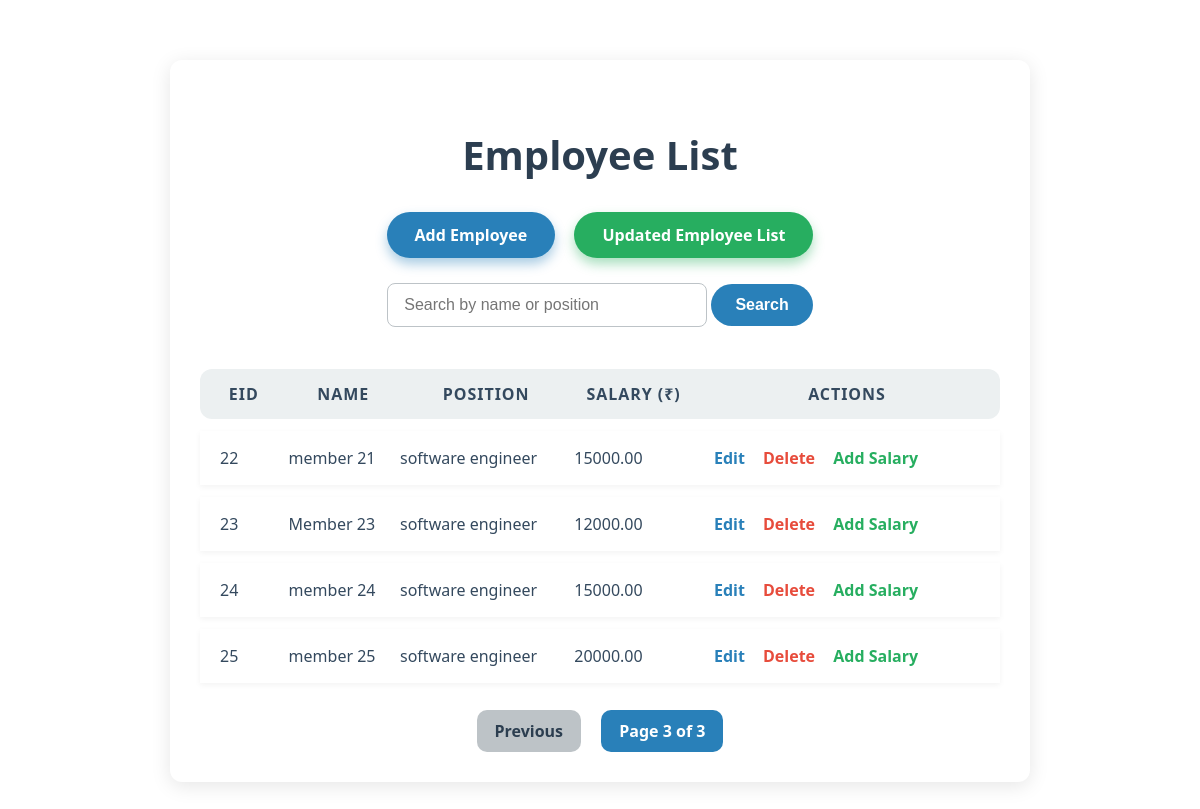
The page /employees/list/?page=3 on the database as committed earlier.
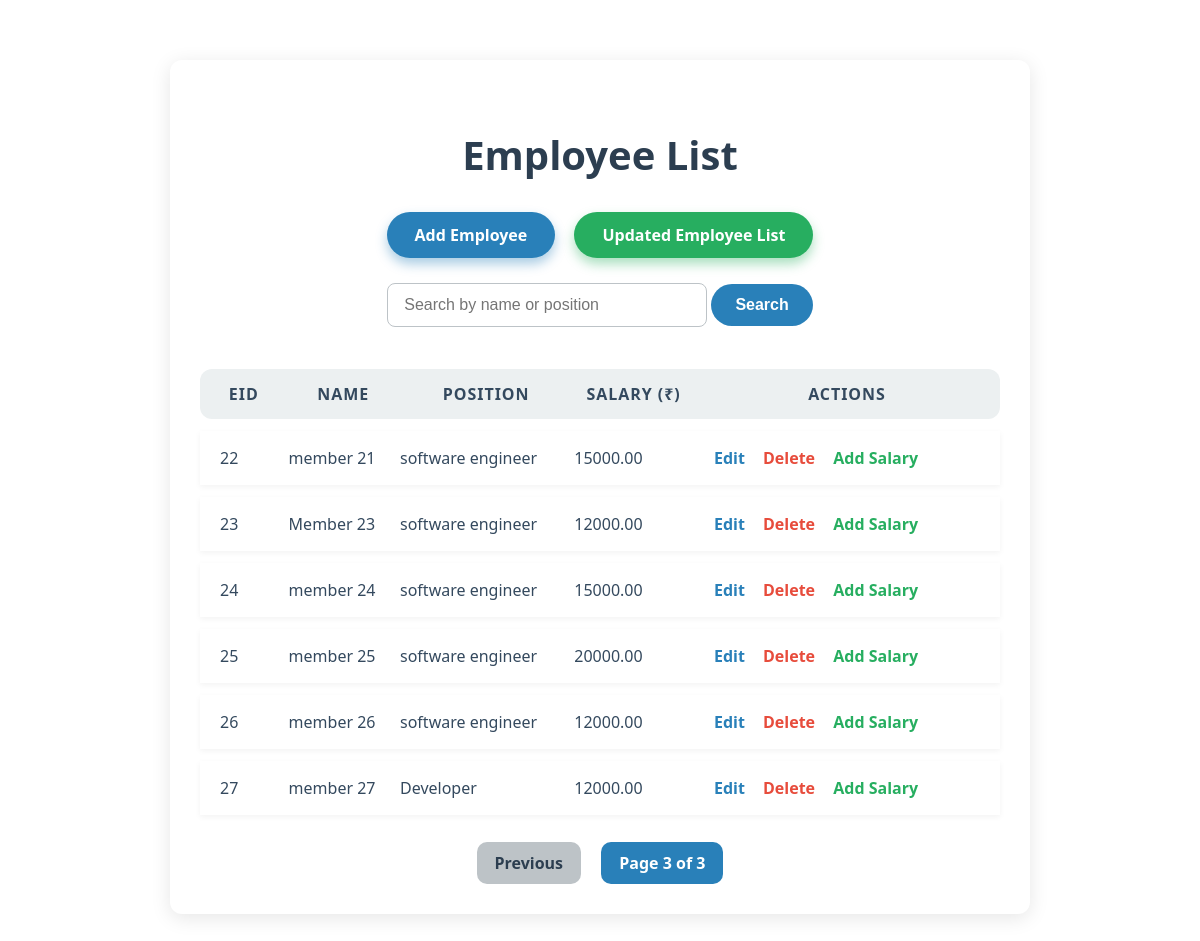
The same page on the database as committed later.
### employees/models.py (models this page shows, shortened)
class Employee(models.Model):
    eid = models.CharField(max_length=10, unique=True)
    name = models.CharField(max_length=100)
    position = models.CharField(max_length=50)
    salary = models.DecimalField(max_digits=10, decimal_places=2)
    is_new = models.BooleanField(default=True)

### employees/views.py (the view)
# urls.py: path('list/', employee_list_html, name='employee-list-html'),
def employee_list_html(request):
    query = request.GET.get('q')
    employees = Employee.objects.all()
    if query:
        employees = employees.filter(name__icontains=query) | employees.filter(position__icontains=query)
    paginator = Paginator(employees, 10)
    page_number = request.GET.get('page')
    employees = paginator.get_page(page_number)
    return render(request, 'employees/employee_list.html', {'employees': employees, 'query': query})

### employees/templates/employees/employee_list.html (shortened to what this page needs)
<div class="container" style="max-width: 800px; margin: 60px auto; background: #ffffff; padding: 40px 30px; border-radius: 12px; box-shadow: 0 4px 20px rgba(0,0,0,0.1); font-family: 'Segoe UI', Tahoma, Geneva, Verdana, sans-serif;">
  <h1 style="text-align: center; color: #2c3e50; font-weight: 700; font-size: 2.5rem; margin-bottom: 30px;">Employee List</h1>
  <div style="text-align: center; margin-bottom: 25px;">
    <a href="{% url 'employee-create-html' %}" class="add-btn" style="background: #2980b9; padding: 12px 28px; border-radius: 28px; color: #fff; font-weight: 600; text-decoration: none; box-shadow: 0 6px 12px rgba(41,128,185,0.4); transition: all 0.3s ease; display: inline-block;">
      Add Employee
    </a>
    <a href="{% url 'employee-list-create' %}" class="add-btn" style="background: #27ae60; padding: 12px 28px; border-radius: 28px; color: #fff; font-weight: 600; text-decoration: none; box-shadow: 0 6px 12px rgba(39,174,96,0.4); transition: all 0.3s ease; display: inline-block; margin-left: 15px;">
      Updated Employee List
    </a>
  </div>
  <form method="get" class="search-form" style="text-align: center; margin-bottom: 30px;">
    <input type="text" name="q" placeholder="Search by name or position" value="{{ query|default_if_none:'' }}"
      style="width: 320px; padding: 12px 16px; border-radius: 8px; border: 1px solid #bdc3c7; font-size: 1rem; transition: border-color 0.3s ease; outline: none;"
      onfocus="this.style.borderColor='#2980b9';" onblur="this.style.borderColor='#bdc3c7';"
    >
    <button type="submit" style="padding: 12px 24px; border-radius: 24px; background: #2980b9; color: #fff; border: none; font-weight: 600; font-size: 1rem; cursor: pointer; transition: background-color 0.3s ease;">
      Search
    </button>
  </form>
  <table style="width: 100%; border-collapse: separate; border-spacing: 0 12px; font-size: 1rem; color: #34495e;">
    <thead>
      <tr style="background: #ecf0f1; text-transform: uppercase; letter-spacing: 0.06em; font-weight: 700;">
        <th style="padding: 14px 20px; border-radius: 12px 0 0 12px;">EID</th>
        <th>Name</th>
        <th>Position</th>
        <th>Salary (₹)</th>
        <th style="border-radius: 0 12px 12px 0;">Actions</th>
      </tr>
    </thead>
    <tbody>
      {% for employee in employees %}
      <tr style="background: #fff; box-shadow: 0 2px 6px rgba(0,0,0,0.05); transition: transform 0.2s ease; cursor: default;">
        <td style="padding: 16px 20px;">{{ employee.eid }}</td>
        <td>{{ employee.name }}</td>
        <td>{{ employee.position }}</td>
        <td>{{ employee.salary }}</td>
        <td style="padding: 16px 20px;">
          <a href="{% url 'employee-edit-html' employee.pk %}" class="action-link" style="color: #2980b9; font-weight: 600; text-decoration: none; margin-right: 14px; transition: color 0.3s;">Edit</a>
          <a href="{% url 'employee-delete-html' employee.pk %}" class="delete-link" style="color: #e74c3c; font-weight: 600; text-decoration: none; margin-right: 14px; transition: color 0.3s;">Delete</a>
          <a href="{% url 'employee-salary-update-html' employee.pk %}" class="action-link" style="color: #27ae60; font-weight: 600; text-decoration: none; transition: color 0.3s;">Add Salary</a>
        </td>
      </tr>
      {% empty %}
      <tr>
        <td colspan="5" style="text-align:center; padding: 20px; color: #7f8c8d;">No employees found.</td>
      </tr>
      {% endfor %}
    </tbody>
  </table>
  <div class="pagination" style="text-align: center; margin-top: 25px;">
    {% if employees.has_previous %}
      <a href="?page={{ employees.previous_page_number }}{% if query %}&q={{ query }}{% endif %}"
         style="background: #bdc3c7; margin: 0 8px; padding: 10px 18px; border-radius: 10px; color: #2c3e50; font-weight: 700; text-decoration: none; transition: background 0.25s;">Previous</a>
    {% endif %}
    <span class="current" style="margin: 0 8px; padding: 10px 18px; border-radius: 10px; color: #fff; background: #2980b9; font-weight: 700;">
      Page {{ employees.number }} of {{ employees.paginator.num_pages }}
    </span>
  </div>
</div>

Rows that differ between the two databases and show on the page:
added Employee: eid "26", name "member 26", position "software engineer", salary "12000.00"
added Employee: eid "27", name "member 27", position "Developer", salary "12000.00"
